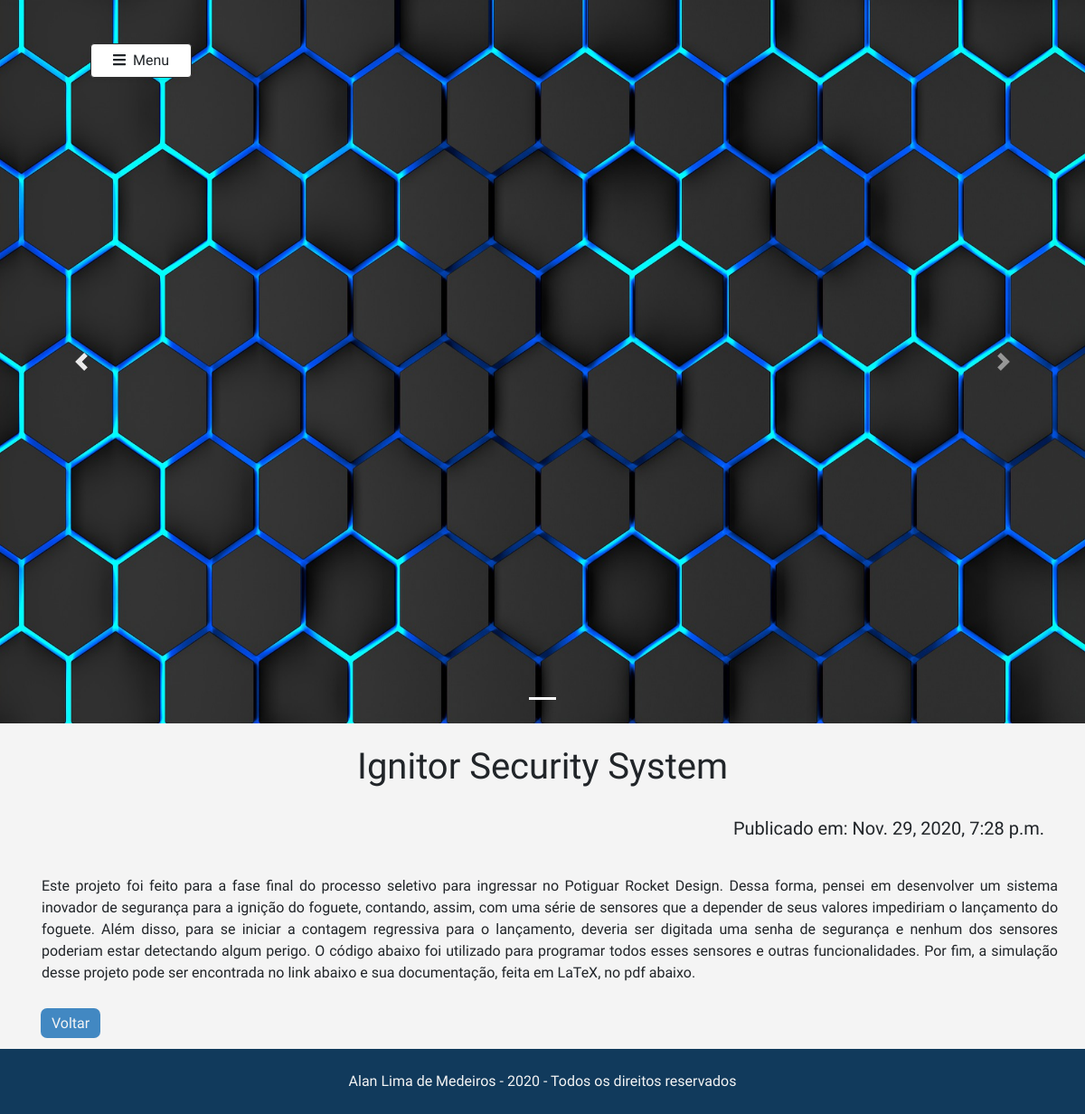
The page /portfolio/projeto/ignitor-security-system on the database as committed earlier.
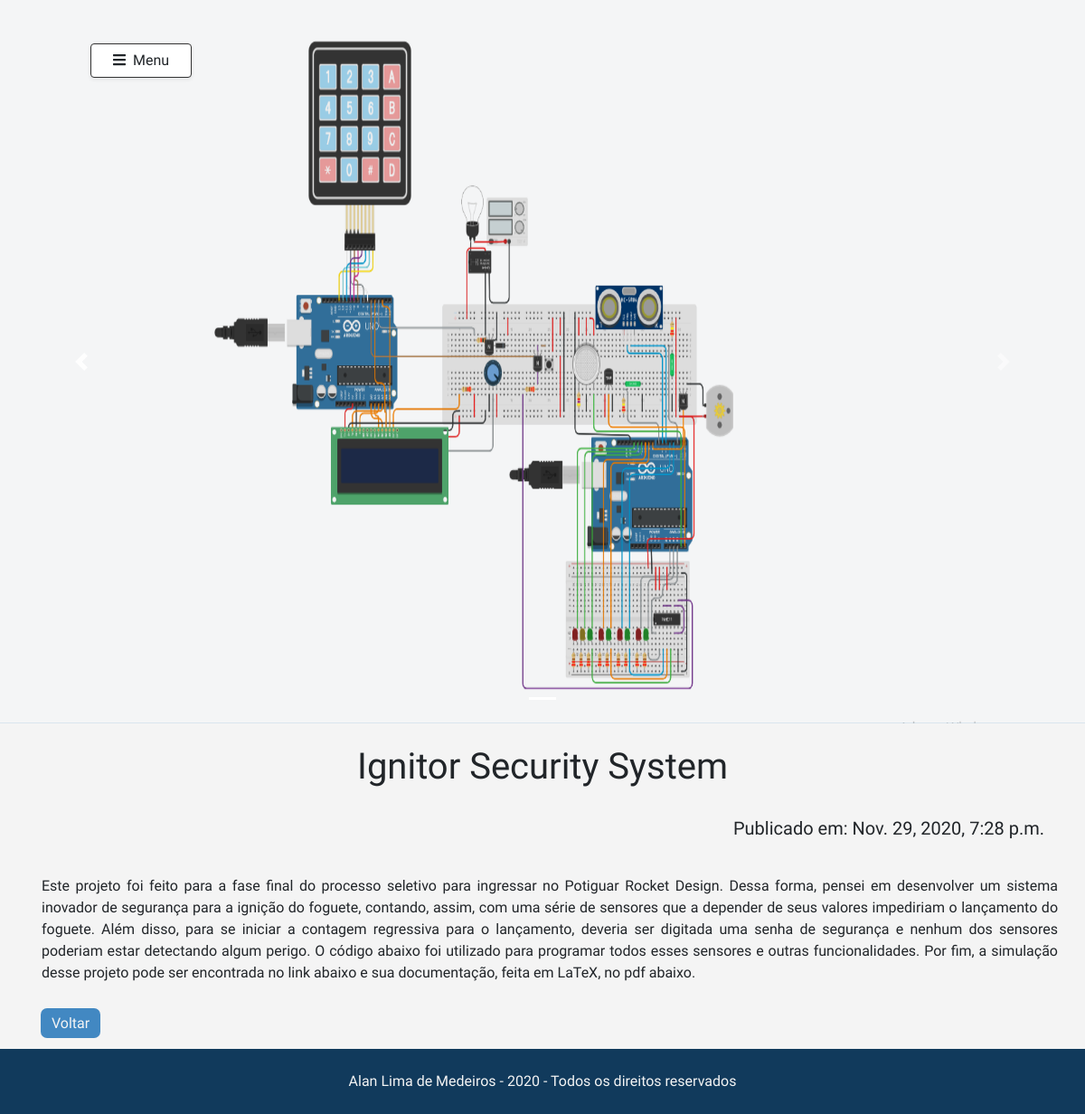
The same page on the database as committed later.
### portfolio_posts/models.py (models this page shows, shortened)
class Projeto(models.Model):
    proj_title = models.CharField('Título', max_length=200)
    proj_slug = models.SlugField('Atalho')
    proj_area = models.CharField('Área', max_length=100, null=True, blank=True)
    proj_text = models.TextField('Texto')
    proj_img1 = models.ImageField(upload_to='portfolio_posts/images', verbose_name='Imagem1', null=True, blank=True)
    proj_published_date = models.DateTimeField(default=timezone.now)
    class Meta:
        verbose_name = 'Projeto'
        verbose_name_plural = 'Projetos'
        ordering = ['proj_published_date']

### portfolio_posts/views.py (the view)
# urls.py: path('projeto/<slug>', views.details_projeto, name='details_projeto'),
def details_projeto(request, slug):
	project = get_object_or_404(Projeto, proj_slug=slug)
	template_name = 'portfolio_posts/details_projeto.html'
	context = {
        'project': project
    }
	return render(request, template_name, context)

### portfolio_posts/templates/portfolio_posts/details_projeto.html (shortened to what this page needs)
{% load static %}
<!DOCTYPE html>
<html>
<head>
    <link rel="stylesheet" href="{% static 'css/bootstrap1.css' %}">
    <link rel="stylesheet" href="{% static 'css/style1.css' %}">
</head>
<body>
    <section class="inicio">
        <button type="button" class="btn btn-light bg-white rounded-pill shadow-sm px-4 my-5" onclick="openNav()" style="position: fixed; z-index: 3; border: 1px solid #323232"><i class="fa fa-bars mr-2"></i>Menu</button>
    </section>
    <section id="carouselInitial2" class="carousel slide carousel-big" data-ride="carousel" style="background-color: #4288C2;">
        <ol class="carousel-indicators">
            <li data-target="#carouselInitial2" data-slide-to="0" class="active"></li>
        </ol>
        <div class="carousel-inner center-block">
            <div class="carousel-item active">
                <img src="{{project.proj_img1.url}}" class="img-fluid d-block" style="height: 100vh;">
            </div>
            <a href="#carouselInitial2" class="carousel-control-prev" role="button" data-slide="prev">
                <span class="carousel-control-prev-icon"></span>
            </a>
            <a href="#carouselInitial2" class="carousel-control-next" role="button" data-slide="next">
                <span class="carousel-control-next-icon"></span>
            </a>
        </div>
    </section>
    <section class="text-details" style="background-color: #f4f4f4;" id="info">
        <div class="container">
            <h1 class="text-center py-4">{{project.proj_title}}</h1>
            <div class="row">
                <div class="col-12">
                    <h5 class="text-right">Publicado em: {{project.proj_published_date}}</h5>
                </div>
            </div>
            <div class="row text-justify pl-3">
                <p class="pt-3 ">{{project.proj_text|linebreaks}}</p>
            </div>
            <a class="mb-2" href="{% url 'portfolio_posts:index' %}">Voltar</a>
        </div>
    </section>
    <footer class="bg-primary pb-2 pt-4 mt-3">
        <div class="container">
            <p class="text-center" style="color: #f4f4f4;">Alan Lima de Medeiros - 2020 - Todos os direitos reservados</p>
        </div>
    </footer>
</body>
</html>

### core/static/css/style1.css (style rules this page uses)
* { font-family: 'Asap', sans-serif; scroll-behavior: smooth; }
html { scroll-behavior: smooth; }
body { background-color: #f4f4f4; scroll-behavior: smooth; }
.text-details a { background-color: #4288C2; padding: 7px 12px; border-radius: 7px; color: #f4f4f4; text-decoration: none; }
.inicio button { margin-left: 100px; }

### portfolio_posts/templates/portfolio_posts/details_projeto.html (style rules this page uses)
.carousel-inner>.carousel-item>img { margin: auto; }

Rows that differ between the two databases and show on the page:
changed Projeto "Ignitor Security System": proj_img1: a different picture
